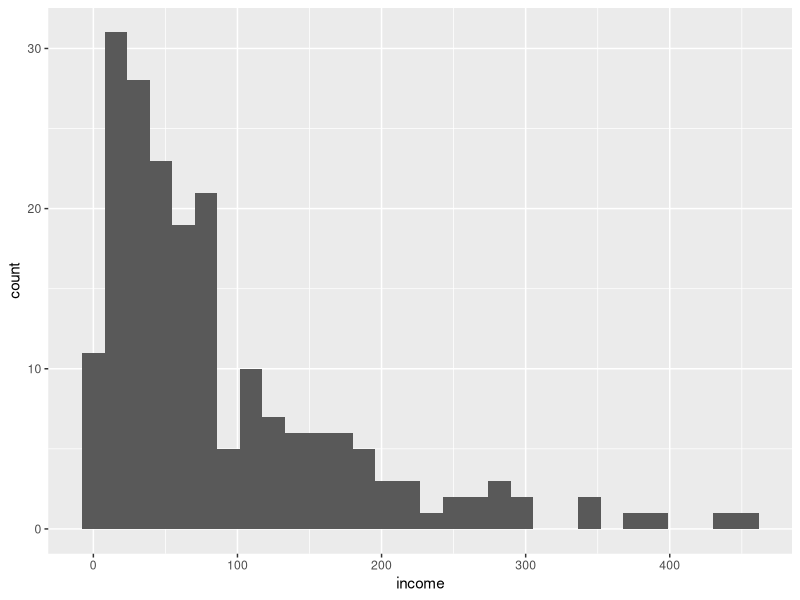

Write the R code that produced this figure.
## ---- chunk 1
knitr::opts_chunk$set(echo = TRUE, eval = TRUE, warning = FALSE,
message = FALSE, error = FALSE)
library(tidyverse)
library(ggplot2)
library(MASS)

## ---- chunk 2
survey <- read_csv(here::here("data/banksurvey.csv"))
## ---- chunk 3
survey %>% ggplot(aes(x = income)) + geom_histogram()
## ---- chunk 4
B <- 5000  # Number of bootstrap samples
n <- length(survey$income)

sample_boot_80th <- rep(NA, B)  
normal_boot_80th <- rep(NA, B)    # For the 80th percentile from a Normal distribution
exp_boot_80th    <- rep(NA, B)    # For the 80th percentile from an Exponential distribution
gamma_boot_80th  <- rep(NA, B) 

for(b in 1:B) {
  # Generating a bootstrap sample
  boot_sample <- sample(survey$income, size = n, replace = TRUE)
  
  norm_fit <- fitdistr(boot_sample, "normal")
  exp_fit  <- fitdistr(boot_sample, "exponential")
  gamma_fit <- fitdistr(boot_sample, "gamma")
  
  normal_boot_80th[b] <- qnorm(0.80, mean = norm_fit$estimate["mean"], sd = norm_fit$estimate["sd"])
  exp_boot_80th[b]    <- qexp(0.80, rate = exp_fit$estimate["rate"])
  gamma_boot_80th[b]  <- qgamma(0.80, shape = gamma_fit$estimate["shape"], rate = gamma_fit$estimate["rate"])
  
  sample_boot_80th[b] <- quantile(boot_sample, type = 7)
  }

# Confidence interval 95%
normal_ci_80th <- quantile(normal_boot_80th, c(0.025, 0.975))
exp_ci_80th    <- quantile(exp_boot_80th, c(0.025, 0.975))
gamma_ci_80th  <- quantile(gamma_boot_80th, c(0.025, 0.975))
sample_ci_80th <- quantile(sample_boot_80th, c(0.025, 0.975))


